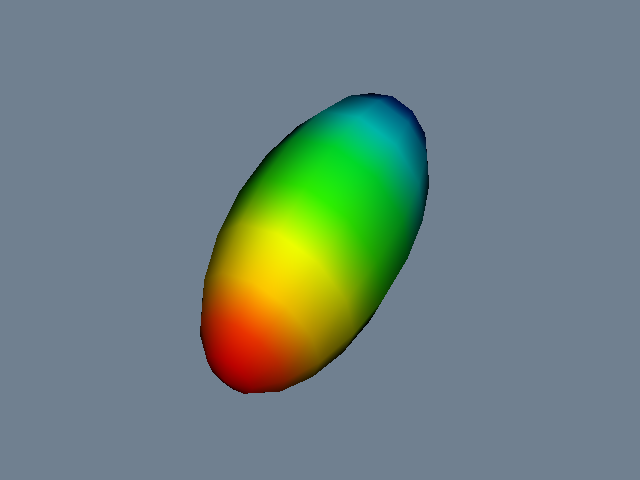

Source code (Python):
#!/usr/bin/env python

# Scale a sphere non-uniformly with vtkTransformFilter and colour it by
# elevation through a blue-to-red lookup table.

# Factory overrides: importing these modules registers the OpenGL rendering
# and interaction style implementations for vtkRenderingCore factory classes.
import vtkmodules.vtkInteractionStyle  # noqa: F401
import vtkmodules.vtkRenderingOpenGL2  # noqa: F401

# VTK pipeline classes used in this example
from vtkmodules.vtkCommonCore import vtkLookupTable
from vtkmodules.vtkCommonTransforms import vtkTransform
from vtkmodules.vtkFiltersCore import vtkElevationFilter
from vtkmodules.vtkFiltersGeneral import vtkTransformFilter
from vtkmodules.vtkFiltersSources import vtkSphereSource
from vtkmodules.vtkRenderingCore import (
    vtkActor,
    vtkDataSetMapper,
    vtkRenderWindow,
    vtkRenderWindowInteractor,
    vtkRenderer,
)

# Colors (normalized RGB)
background = (0.439, 0.502, 0.565)

# Source: generate a sphere
sphere = vtkSphereSource()
sphere.SetThetaResolution(12)
sphere.SetPhiResolution(12)

# Transform: scale non-uniformly (1x, 1.5x, 2x)
transform = vtkTransform()
transform.Scale(1, 1.5, 2)

# Filter: apply the transform to the sphere geometry
transform_filter = vtkTransformFilter()
transform_filter.SetInputConnection(sphere.GetOutputPort())
transform_filter.SetTransform(transform)

# Filter: assign scalar values based on elevation (z-axis)
elevation = vtkElevationFilter()
elevation.SetInputConnection(transform_filter.GetOutputPort())
elevation.SetLowPoint(0, 0, -1)
elevation.SetHighPoint(0, 0, 1)

# Lookup table: blue-to-red colour ramp
lut = vtkLookupTable()
lut.SetHueRange(0.667, 0)
lut.SetSaturationRange(1, 1)
lut.SetValueRange(1, 1)

# Mapper: map the elevation scalars through the lookup table
mapper = vtkDataSetMapper()
mapper.SetLookupTable(lut)
mapper.SetInputConnection(elevation.GetOutputPort())

# Actor: assign the mapped geometry
actor = vtkActor()
actor.SetMapper(mapper)

# Renderer: assemble the scene and configure the camera
renderer = vtkRenderer()
renderer.AddActor(actor)
renderer.SetBackground(background)

# Window: display the rendered scene
render_window = vtkRenderWindow()
render_window.AddRenderer(renderer)
render_window.SetWindowName("transform sphere")
render_window.SetMultiSamples(0)
render_window.SetSize(640, 480)

# Scene: configure the camera
renderer.ResetCamera()
renderer.GetActiveCamera().Elevation(60.0)
renderer.GetActiveCamera().Azimuth(30.0)
renderer.ResetCameraClippingRange()

# Interactor: handle mouse and keyboard events
interactor = vtkRenderWindowInteractor()
interactor.SetRenderWindow(render_window)

# Launch the interactive visualization
render_window.Render()
interactor.Start()
